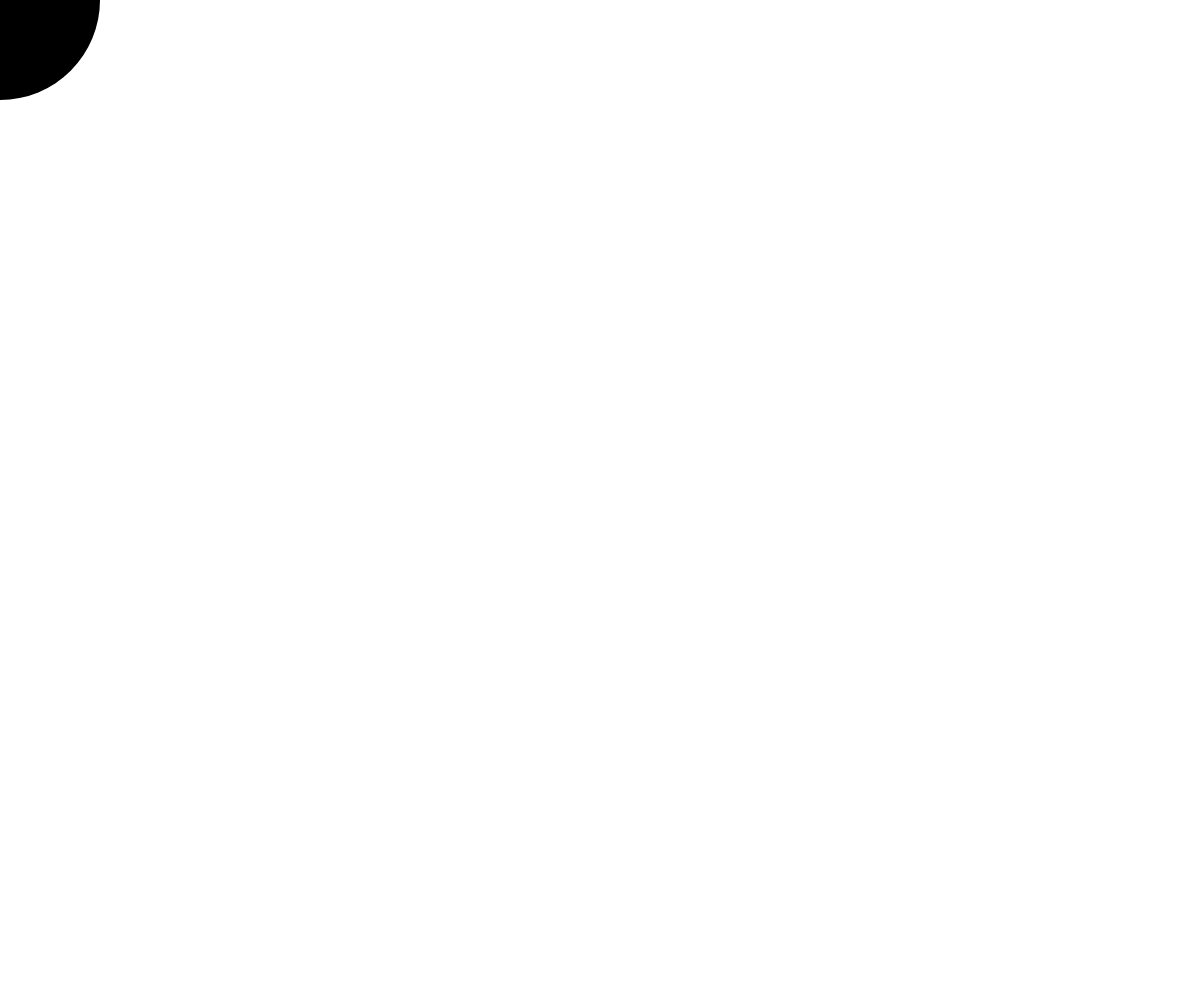
Frame 1 (no input)
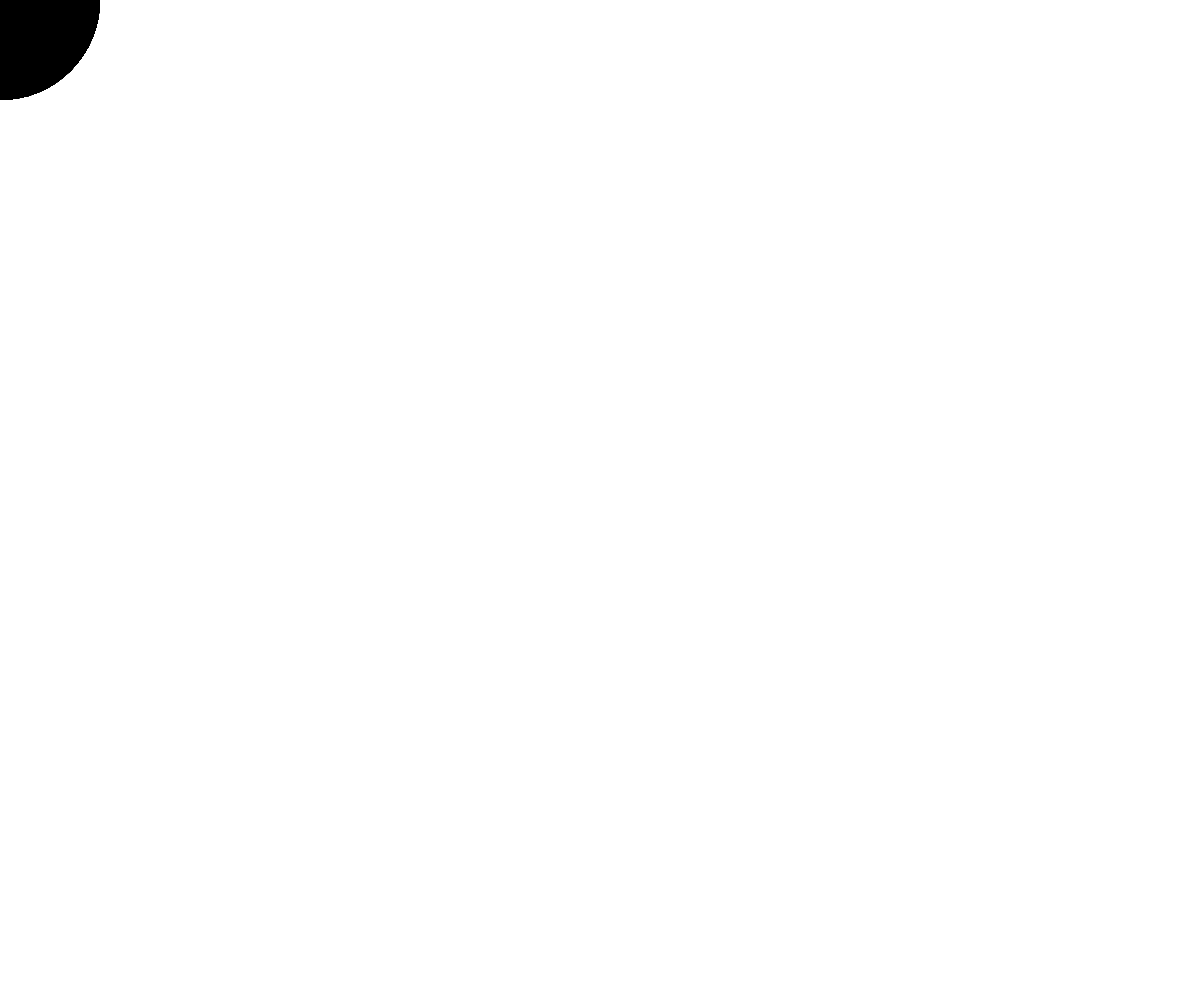
Frame 60 (no input)
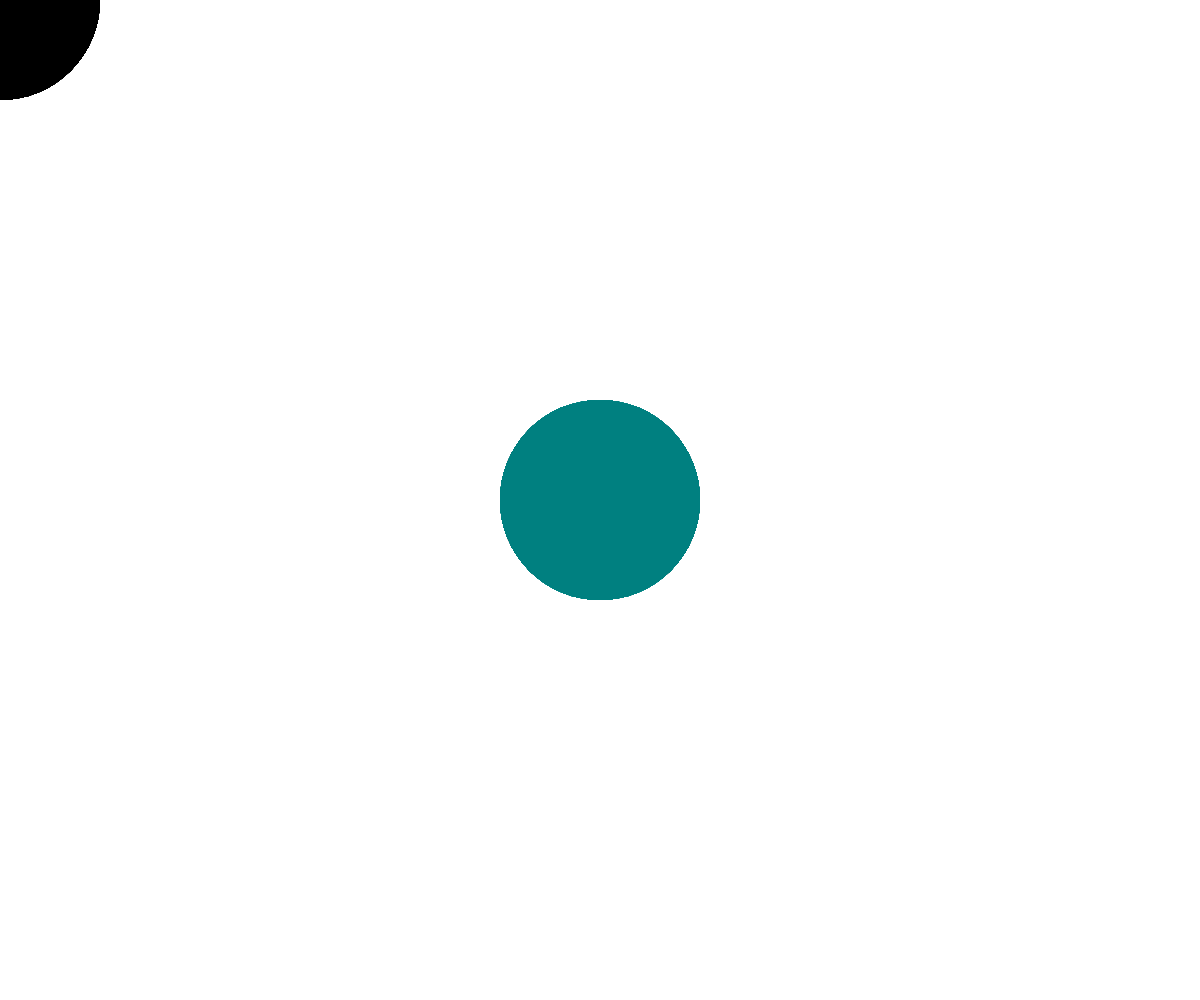
Frame 120 (the mouse pressed at the canvas centre since frame 60)

The p5.js sketch that drew these frames (run headless with seeded random() and noise() and a simulated clock; from frame 60 on, the mouse is pressed at the canvas centre):

// p5.js sketch
// ── sketch.js
function setup() { //設定函數，訂定初始值的地方
  //建立依照視窗的高與寬當作畫布的寬高
  createCanvas(windowWidth, windowHeight);
  //設定顏色模式為HSB，色相範圍為0-360，飽和度和亮度範圍為0-100
  colorMode(HSB, 360, 100, 100);
  // 設定背景顏色
  background(255);
}

function draw() { //畫圖函數，畫面的地方
  // 根據滑鼠的 X 座標計算色相，範圍從 0 到 360
  let hue = map(mouseX, 0, windowWidth, 0, 360);
  // 根據滑鼠的 Y 座標計算亮度，範圍從 0 到 100
  let brightness = map(mouseY, 0, windowHeight, 0, 100);

  // 設定畫筆的顏色為計算出的色相和亮度，飽和度固定為100
  fill(hue, 100, brightness);
  // 設定無邊框
  noStroke();

  // 在滑鼠位置畫一個直徑為200px的圓
  ellipse(mouseX, mouseY, 200, 200);
}

//當視窗的大小改變時，重新設定畫布的寬高
function windowResized() {
  resizeCanvas(windowWidth, windowHeight);
  // 重新設定背景顏色
  background(255);
}

// ── sketch_1.js
function setup() { //設定函數，訂定初始值的地方
    //建立依照視窗的高與寬當作畫布的寬高
    createCanvas(windowWidth, windowHeight)
    //畫布的背景色為8ecae6(8e為十六進位法的紅色，翻成10進位202)
    background(202,240,248)
  }
  
  function draw() { //畫圖函數，畫面的地方
    //畫布的背景顏色為8ecae6(8e為十六進位法的紅色，翻成10進位202)
    background(202,240,248);
    //設定畫筆的顏色為f4a261(f4為十六進位法的紅色，翻成10進位244)
    fill(2,62,138);
    //設定畫筆的粗細為10
    strokeWeight(10);
    //畫圓的邊框寬度為10);
    //ellipse(witdowWidth/2, windowHeight/2, 200, 200);
    //依照上面的原顏色與寬線顏色，從視窗的最左邊，產生連續的圓，視窗的最右邊
    for(let i = 0; i < windowWidth; i+=200){
      ellipse(i, windowHeight/2, 200, 200);
    }
    
    //設定畫筆的顏色為f4a261(f4為十六進位法的紅色，翻成10進位244)
    fill(244,162,97);
    //設定畫筆的粗細為10
    strokeWeight(10);
    //畫圓形
    ellipse(200, 100, 100, 100);
    
  
    //設定畫筆的顏色為f4a261(f4為十六進位法的紅色，翻成10進位244)
  
    //當視窗的大小改變時，重新設定畫布的寬高
    function windowResized() {
      resizeCanvas(windowWidth, windowHeight);
    }
  }
  
// ── sketch_2.js
function setup() { //設定函數，訂定初始值的地方
    //建立依照視窗的高與寬當作畫布的寬高
    createCanvas(windowWidth, windowHeight)
    //畫布的背景色為8ecae6(8e為十六進位法的紅色，翻成10進位202)
    background(202,240,248)
  }
  //================================================================================================
  function draw() { //畫圖函數，畫面的地方
    //畫布的背景顏色為8ecae6(8e為十六進位法的紅色，翻成10進位202)
    background(202,240,248);
    
    // 根據滑鼠的 X 座標計算大小，範圍從 100 到 500
    let size = map(mouseX, 0, windowWidth, 100, 500);
    let spacing = size + 20; // 設定間距
  
    //設定畫筆的顏色為f4a261(f4為十六進位法的紅色，翻成10進位244)
    fill(2,62,138);
    //設定畫筆的粗細為10
    strokeWeight(10);
  
    // 使用迴圈畫滿整個畫布的方框
    for (let y = spacing / 2; y < windowHeight; y += spacing) {
      for (let x = spacing / 2; x < windowWidth; x += spacing) {
        rectMode(CENTER); //設定方框的中心點為基準
        rect(x, y, size, size); //畫方框
      }
    }
  
    //++++++++++++++++++++++++++++++++++++++++++++++++++++++++++++++++++++++++++++++++++++++++++++
    //設定畫筆的顏色為f4a261(f4為十六進位法的紅色，翻成10進位244)
    //圓的顏色為fefae0 (fe為十六進位法的值，翻成10進位為3)
    fill("#fefae0");
    //圓的邊框為fefae0 (fe為十六進位法的值，翻成10進位為64)
    stroke(0,180,216);
  
    // 使用迴圈畫滿整個畫布的圓
    for (let y = spacing / 2; y < windowHeight; y += spacing) {
      for (let x = spacing / 2; x < windowWidth; x += spacing) {
        ellipse(x, y, size, size); //畫圓
      }
    }
  }
  
  //當視窗的大小改變時，重新設定畫布的寬高
  function windowResized() {
    resizeCanvas(windowWidth, windowHeight);
  }
  
